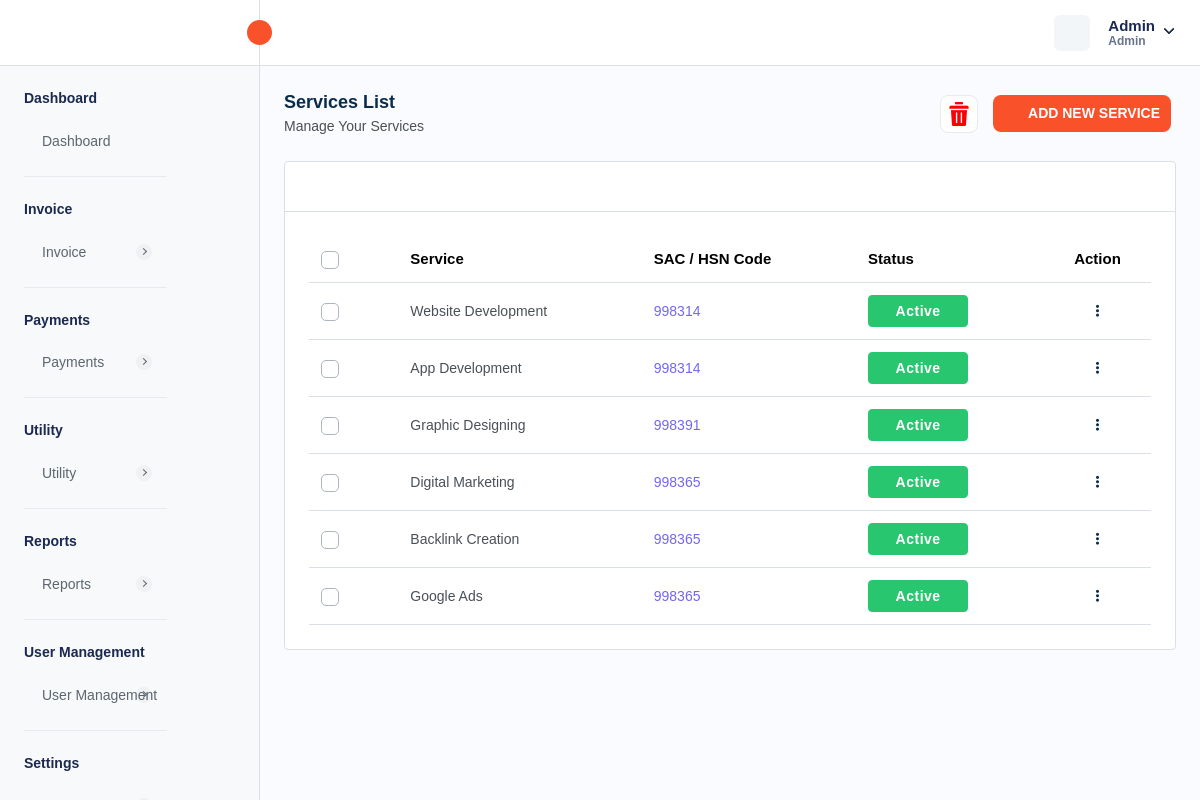
Before: /services.php (signed in) with the older database file.
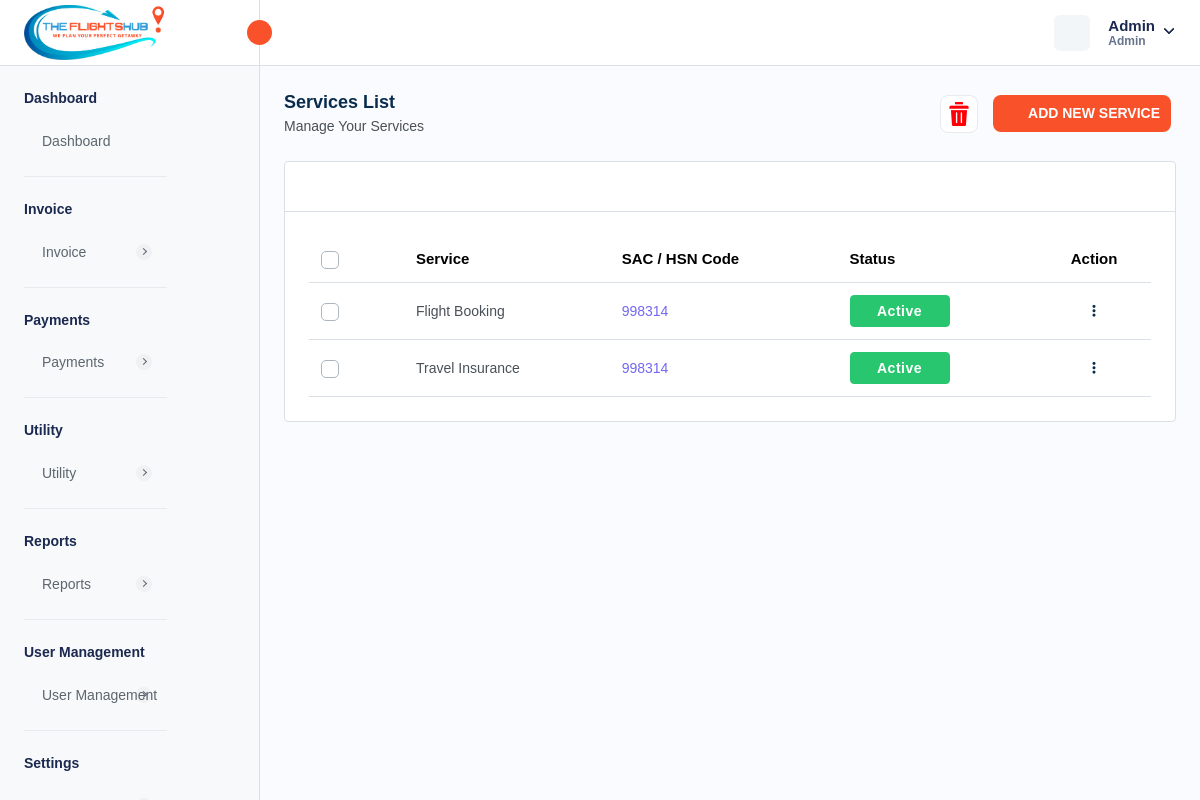
After: the same page with the newer database file.
### tables this page shows
CREATE TABLE `services` (
  `service_id` int NOT NULL AUTO_INCREMENT,
  `service_name` varchar(255) DEFAULT NULL,
  `sac_code` int DEFAULT NULL,
  `created_at` timestamp NULL DEFAULT CURRENT_TIMESTAMP,
  `update_at` timestamp NULL DEFAULT NULL ON UPDATE CURRENT_TIMESTAMP,
  `isActive` int DEFAULT '1',
  PRIMARY KEY (`service_id`)
);

CREATE TABLE `company_settings` (
  `company_id` int NOT NULL AUTO_INCREMENT,
  `company_name` varchar(255) DEFAULT NULL,
  `company_email` varchar(255) DEFAULT NULL,
  `company_phone` varchar(20) DEFAULT NULL,
  `company_website` varchar(255) DEFAULT NULL,
  `company_logo` varchar(255) DEFAULT NULL,
  `favicon` varchar(255) DEFAULT NULL,
  `address` text,
  `country` varchar(100) DEFAULT NULL,
  `state` varchar(100) DEFAULT NULL,
  `city` varchar(100) DEFAULT NULL,
  `postal_code` varchar(20) DEFAULT NULL,
  `gst_number` varchar(255) DEFAULT NULL,
  `bz_number` varchar(255) DEFAULT NULL,
  `created_at` timestamp NULL DEFAULT CURRENT_TIMESTAMP,
  `updated_at` timestamp NULL DEFAULT CURRENT_TIMESTAMP ON UPDATE CURRENT_TIMESTAMP,
  PRIMARY KEY (`company_id`)
);

### services.php (the view, shortened to what the changed rows need)
<?php
require "./database/config.php";
try {
    $stmtFetch = $db->prepare("SELECT * FROM services");
    $stmtFetch->execute();
    $services = $stmtFetch->get_result();
    $stmtFetchCompanySettings = $db->prepare("SELECT * FROM company_settings");
    $stmtFetchCompanySettings->execute();
    $companySettings = $stmtFetchCompanySettings->get_result()->fetch_array(MYSQLI_ASSOC);
} catch (Exception $e) {
    $_SESSION['error'] = $e;
}
?>
<!DOCTYPE html>
<html lang="en">
<head>
    <link rel="stylesheet" href="assets/css/bootstrap.min.css">
    <link rel="stylesheet" href="assets/css/animate.css">
    <link rel="stylesheet" href="assets/plugins/select2/css/select2.min.css">
    <link rel="stylesheet" href="assets/css/dataTables.bootstrap5.min.css">
    <link rel="stylesheet" href="assets/css/bootstrap-datetimepicker.min.css">
    <link rel="stylesheet" href="assets/plugins/summernote/summernote-bs4.min.css">
    <link rel="stylesheet" href="assets/plugins/fontawesome/css/fontawesome.min.css">
    <link rel="stylesheet" href="assets/plugins/fontawesome/css/all.min.css">
    <link rel="stylesheet" href="assets/css/style.css">
    <link rel="stylesheet" href="https://cdn.jsdelivr.net/npm/notyf@3/notyf.min.css" />
</head>
<body>
    <div class="main-wrapper">
        <div class="header">
            <?php require_once("header.php"); ?>
        </div>
        <div class="page-wrapper">
            <div class="content">
                <div class="card table-list-card">
                    <div class="card-body">
                        <div class="table-responsive">
                            <table class="table datanew">
                                <thead>
                                    <tr>
                                        <th class="no-sort">
                                            <label class="checkboxs">
                                                <span class="checkmarks"></span>
                                            </label>
                                        </th>
                                        <th>Service</th>
                                        <th>SAC / HSN Code</th>
                                        <th>Status</th>
                                        <th class="no-sort text-center">Action</th>
                                    </tr>
                                </thead>
                                <tbody>
                                    <?php foreach ($services->fetch_all(MYSQLI_ASSOC) as $service) { ?>
                                        <tr>
                                            <td>
                                                <label class="checkboxs">
                                                    <span class="checkmarks"></span>
                                                </label>
                                            </td>
                                            <td><?php echo $service['service_name'] ?></td>
                                            <td class="ref-number"><?php echo $service['sac_code'] ?></td>
                                            <td>
                                                <?php if ($service['isActive'] == 1) { ?>
                                                    <span class="badge badge-lg bg-success">Active</span>
                                                <?php } else { ?>
                                                    <span class="badge badge-lg bg-danger">Inactive</span>
                                                <?php } ?>
                                            </td>
                                            <td class="text-center">
                                                <a class="action-set" href="javascript:void(0);" data-bs-toggle="dropdown"
                                                    aria-expanded="true">
                                                    <i class="fa fa-ellipsis-v" aria-hidden="true"></i>
                                                </a>
                                            </td>
                                        </tr>
                                    <?php } ?>
                                </tbody>
                            </table>
                        </div>
                    </div>
                </div>
            </div>
        </div>
    </div>
</body>
</html>

### header.php (shortened to what the changed rows need)
<div class="header">
    <div class="header-left active">
        <a href="admin-dashboard.php" class="logo logo-normal">
            <img src="<?= isset($companySettings['company_logo']) ? $companySettings['company_logo'] : "assets/img/logo/vis-logo.png" ?>" alt="" />
        </a>
    </div>
</div>

Changed rows visible on the page:
removed services: service_name "App Development", sac_code "998314", isActive "Active"
removed services: service_name "Graphic Designing", sac_code "998391", isActive "Active"
removed services: service_name "Digital Marketing", sac_code "998365", isActive "Active"
removed services: service_name "Backlink Creation", sac_code "998365", isActive "Active"
removed services: service_name "Google Ads", sac_code "998365", isActive "Active"
now on this page (row edited): company_settings: company_logo (picture)
changed services: service_name "Website Development" → "Flight Booking"
added services: service_name "Travel Insurance", sac_code "998314", isActive "Active"
